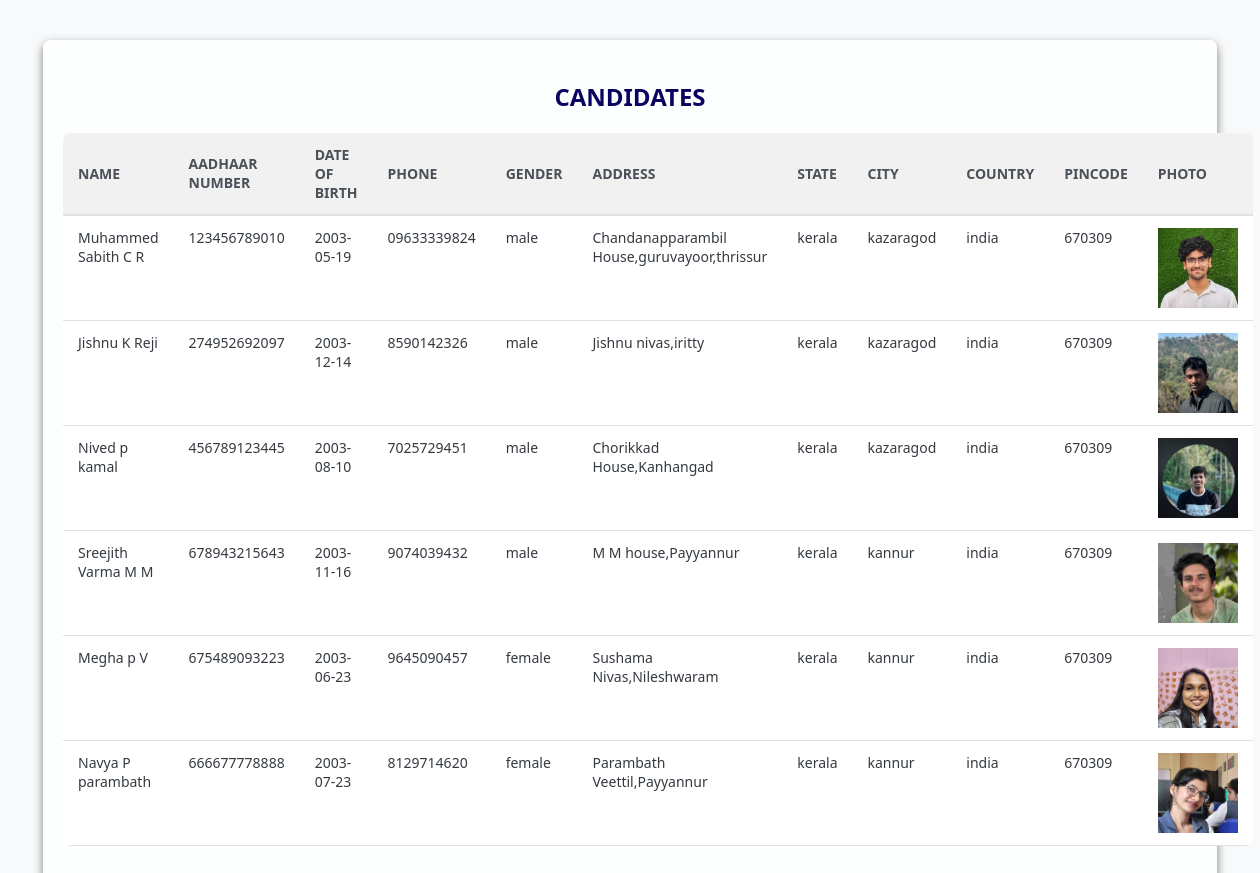
The page /candidates on the database its author committed.
### Evoteapp/models.py (models this page shows)
class Candidate_model(models.Model):
    fname = models.CharField(max_length=100, null=True, blank=True)
    mname = models.CharField(max_length=100, null=True, blank=True)
    lname = models.CharField(max_length=100, null=True, blank=True)
    dob = models.CharField(max_length=100, null=True, blank=True)
    gender = models.CharField(max_length=100, null=True, blank=True)
    address = models.CharField(max_length=100, null=True, blank=True)
    party = models.CharField(max_length=100, null=True, blank=True)
    logo = models.FileField(upload_to='logo/', null=True, blank=True)
    city = models.CharField(max_length=100, null=True, blank=True)
    state = models.CharField(max_length=100, null=True, blank=True)
    country = models.CharField(max_length=100, null=True, blank=True)
    pincode = models.CharField(max_length=100, null=True, blank=True)
    photo = models.FileField(upload_to='photo/', null=True, blank=True)
    aadhaar = models.CharField(max_length=100, null=True, blank=True)
    proof = models.FileField(upload_to='proof/', null=True, blank=True)
    voterid = models.FileField(upload_to='voterid/', null=True, blank=True)
    phone= models.CharField(max_length=100, null=True, blank=True)
    mail = models.CharField(max_length=100, null=True, blank=True)
    ward =models.ForeignKey(Ward,on_delete=models.CASCADE,null=True,blank=True)
    status=models.CharField(max_length=100,null=True,blank=True)

### Evoteapp/views.py (the view)
# urls.py: path('candidates', candidates.as_view(),name='candidates'),
class candidates(View):
    def get(self, request):
        obj= Candidate_model.objects.all()
        return render(request, 'officer/candidate.html',{'val': obj})

### templates/Officer/candidate.html (shortened to what this page needs)
{% load static %}
<html lang="en">
<head>
  <link rel="stylesheet" href="{% static 'css/managecd.css' %}">
</head>
<body>
  <div class="container">
    <h2>CANDIDATES</h2>
    <div class="table-responsive">
      <table class="table table-bordered table-hover">
        <thead class="table-light">
          <tr>
            <th>Name</th>
            <th>Aadhaar Number</th>
            <th>Date of Birth</th>
            <th>Phone</th>
            <th>Gender</th>
            <th>Address</th>
            <th>State</th>
            <th>City</th>
            <th>Country</th>
            <th>Pincode</th>
            <th>Photo</th>
          </tr>
        </thead>
        <tbody>
           {% for i in val %}
          <tr>
            <td>{{i.fname}} {{i.mname}} {{i.lname}}</td>
            <td>{{i.aadhaar}}</td>
            <td>{{i.dob}}</td>
            <td>{{i.phone}}</td>
            <td>{{i.gender}}</td>
            <td>{{i.address}}</td>
            <td>{{i.state}}</td>
            <td>{{i.city}}</td>
            <td>{{i.country}}</td>
            <td>{{i.pincode}}</td>
            <td><img src='{{i.photo.url}}' width="80px" height="80px"></td>
          </tr>
          {% endfor %}
        </tbody>
      </table>
    </div>
  </div>
</body>
</html>

### static/css/managecd.css (style rules this page uses)
body { font-family:system-ui, -apple-system, BlinkMacSystemFont, 'Segoe UI', Roboto, Oxygen, Ubuntu, Cantarell, 'Open Sans', 'Helvetica Neue', sans-serif; background-color: #f8f9fa; background-image: url("mngcd.jpg"); background-position: center; background-position-y: -2.5cm; background-repeat: no-repeat; background-size: cover; margin: 0; padding: 0; color: #343a40; }
.container { margin: 40px auto; padding: 20px; width: 90%; background-color: rgba(255, 255, 255, 0.8); border-radius: 8px; box-shadow: 0 4px 10px rgba(0, 0, 0, 0.5); }
h2 { font-size: 24px; font-weight: 600; color: #09045f; font-weight: bolder; margin-bottom: 20px; text-align: center; }
.table-responsive { margin-top: 20px; }
table { width: 100%; border-collapse: collapse; margin-bottom: 20px; background-color: #ffffff; border-radius: 8px; overflow: hidden; }
thead { background-color: #f1f1f1; text-transform: uppercase; font-size: 14px; font-weight: 600; }
thead th { padding: 12px 15px; text-align: left; color: #495057; border-bottom: 2px solid #dee2e6; }
tbody tr { border-bottom: 1px solid #dee2e6; transition: background-color 0.3s ease; }
tbody td { padding: 12px 15px; font-size: 14px; vertical-align: top; }

### rows shown on the page
Candidate_model: fname "Muhammed", mname "Sabith", lname "C R", aadhaar "123456789010", dob "2003-05-19", phone "09633339824", gender "male", address "Chandanapparambil House,guruvayoor,thrissur", state "kerala", city "kazaragod", country "india", pincode "670309", photo (picture)
Candidate_model: fname "Jishnu", mname "K", lname "Reji", aadhaar "274952692097", dob "2003-12-14", phone "8590142326", gender "male", address "Jishnu nivas,iritty", state "kerala", city "kazaragod", country "india", pincode "670309", photo (picture)
Candidate_model: fname "Nived", mname "p", lname "kamal", aadhaar "456789123445", dob "2003-08-10", phone "7025729451", gender "male", address "Chorikkad House,Kanhangad", state "kerala", city "kazaragod", country "india", pincode "670309", photo (picture)
Candidate_model: fname "Sreejith", mname "Varma", lname "M M", aadhaar "678943215643", dob "2003-11-16", phone "9074039432", gender "male", address "M M house,Payyannur", state "kerala", city "kannur", country "india", pincode "670309", photo (picture)
Candidate_model: fname "Megha", mname "p", lname "V", aadhaar "675489093223", dob "2003-06-23", phone "9645090457", gender "female", address "Sushama Nivas,Nileshwaram", state "kerala", city "kannur", country "india", pincode "670309", photo (picture)
Candidate_model: fname "Navya", mname "P", lname "parambath", aadhaar "666677778888", dob "2003-07-23", phone "8129714620", gender "female", address "Parambath Veettil,Payyannur", state "kerala", city "kannur", country "india", pincode "670309", photo (picture)
